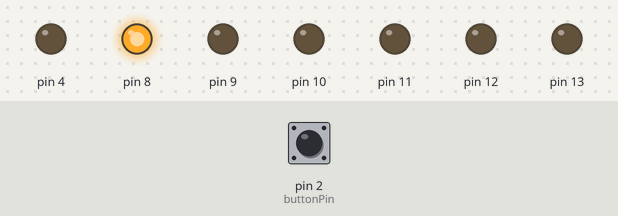
This sketch was run on a simulated Arduino Uno, built with avr-gcc and run on an emulated ATmega328P. On the bench: output pins drawn as LEDs (lit = HIGH). Inputs (shaded band) come from the test bench; at power-on: pin 2 (buttonPin) LOW.

Above: at 0.5 s.
At 1.5 s:
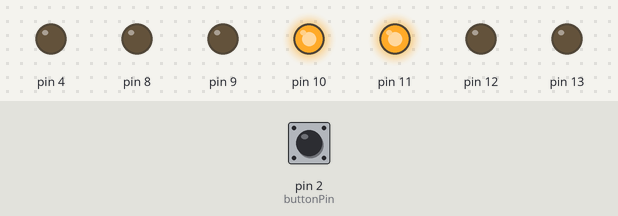
At 2.5 s:
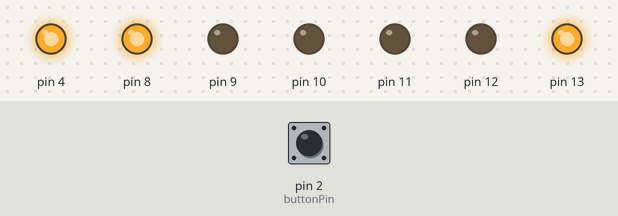
At 3.5 s:
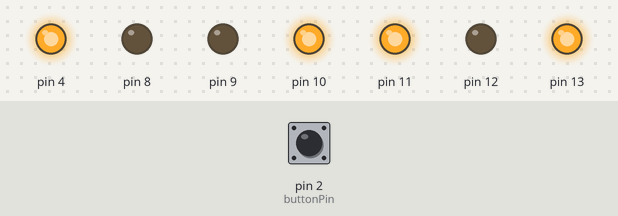
At 4.5 s:
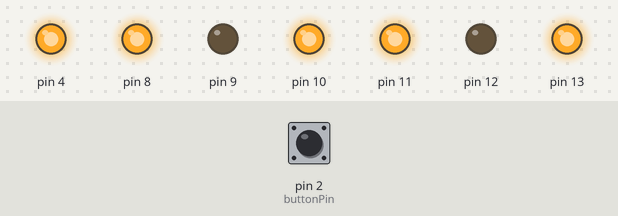
At 5.5 s:
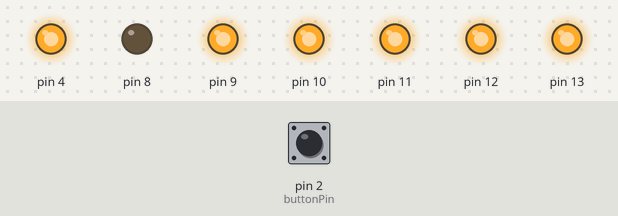
Timing chart, 0 to 7.8 s (numbered marks = the images above):
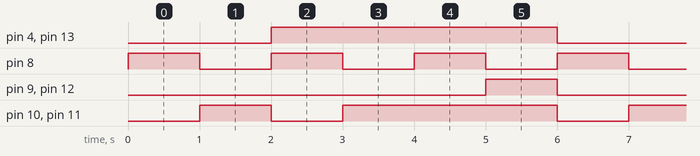

The sketch:

Arduyno.ino
```cpp
int buttonState = 0;
const int buttonPin = 2;
int tim = 1000;
int Hod = 0;
void setup()
{
  pinMode(13, OUTPUT);
  pinMode(3, OUTPUT);
  pinMode(buttonPin, INPUT);
  pinMode(12, OUTPUT);
  pinMode(11, OUTPUT);
  pinMode(10, OUTPUT);
  pinMode(9, OUTPUT);
  pinMode(8, OUTPUT);
  pinMode(4, OUTPUT);
  pinMode(3, LOW);
}

void loop()
{
    while (digitalRead(buttonPin) == HIGH)
    {}
    digitalWrite(13, LOW);
    digitalWrite(12, LOW);
    digitalWrite(11, LOW);
    digitalWrite(10, LOW);
    digitalWrite(9, LOW);
    digitalWrite(8, HIGH);
    digitalWrite(4, LOW);
    delay(tim);

   while (digitalRead(buttonPin) == HIGH)
   {}

    digitalWrite(13, LOW);
    digitalWrite(12, LOW);
    digitalWrite(11, HIGH);
    digitalWrite(10, HIGH);
    digitalWrite(9, LOW);
    digitalWrite(8, LOW);
    digitalWrite(4, LOW);
    delay(tim);

   while (digitalRead(buttonPin) == HIGH)
   {}
    digitalWrite(13, HIGH);
    digitalWrite(12, LOW);
    digitalWrite(11, LOW);
    digitalWrite(10, LOW);
    digitalWrite(9, LOW);
    digitalWrite(8, HIGH);
    digitalWrite(4, HIGH);
     delay(tim);

    while (digitalRead(buttonPin) == HIGH)
   {}
    digitalWrite(13, HIGH);
    digitalWrite(12, LOW);
    digitalWrite(11, HIGH);
    digitalWrite(10, HIGH);
    digitalWrite(9, LOW);
    digitalWrite(8, LOW);
    digitalWrite(4, HIGH);
    delay(tim);

    while (digitalRead(buttonPin) == HIGH)
   {}
    digitalWrite(13, HIGH);
    digitalWrite(12, LOW);
    digitalWrite(11, HIGH);
    digitalWrite(10, HIGH);
    digitalWrite(9, LOW);
    digitalWrite(8, HIGH);
    digitalWrite(4, HIGH);
    delay(tim);

    while (digitalRead(buttonPin) == HIGH)
   {}
    digitalWrite(13, HIGH);
    digitalWrite(12, HIGH);
    digitalWrite(11, HIGH);
    digitalWrite(10, HIGH);
    digitalWrite(9, HIGH);
    digitalWrite(8, LOW);
    digitalWrite(4, HIGH);
    delay(tim);
}
```

Measured:
- by itself, pin 4, pin 13: alternates HIGH for 4.0 s and LOW for 2.0 s
- by itself, pin 8: alternates HIGH for 1.0 s and LOW for 1.0 s
- by itself, pin 9, pin 12: alternates HIGH for 1.0 s and LOW for 5.0 s
- by itself, pin 10, pin 11: repeats every 6.0 s: LOW 1.0 s, HIGH 3.0 s, LOW 1.0 s, HIGH 1.0 s
